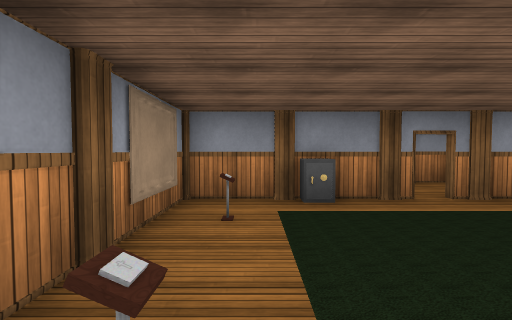
view 1 (above)

24 first-person views from a walk through a scene from a Unity 3-D project. The camera is 1.5 m above the floor, tilts 2° down and sees 90° across. The floor is counted in squares, 1.8 m on a side. Each view is taken from the middle of a square. On the plan, view 1 faces up. The plan holds only what a view shows up to about 10 squares ahead; the rest is blank. The player is left out. Door leaves are left out, so doorways stand open. Some surface patterns are stand-ins.

view 2
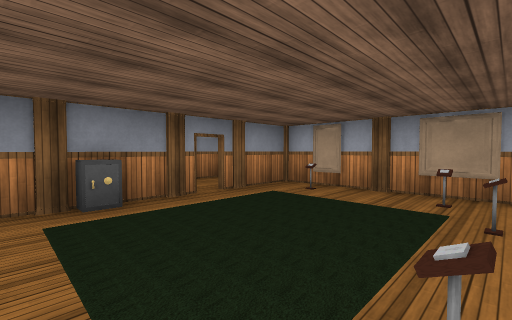

view 3
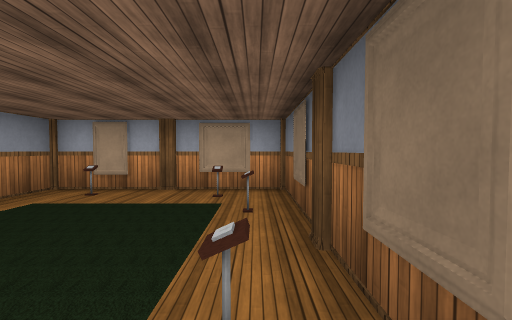

view 4
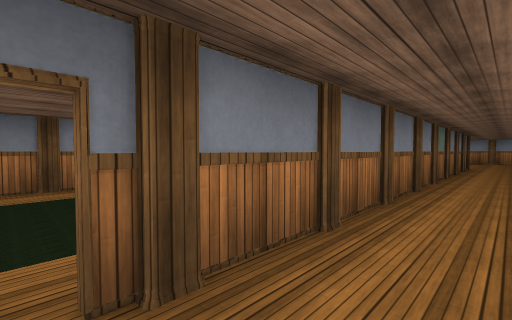

view 5
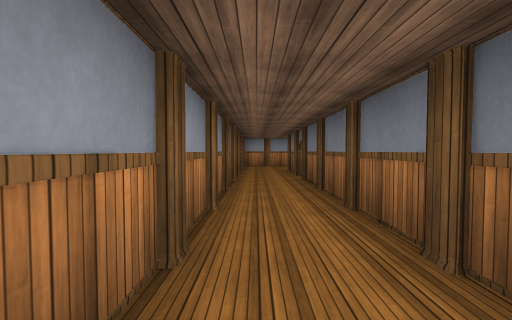

view 6
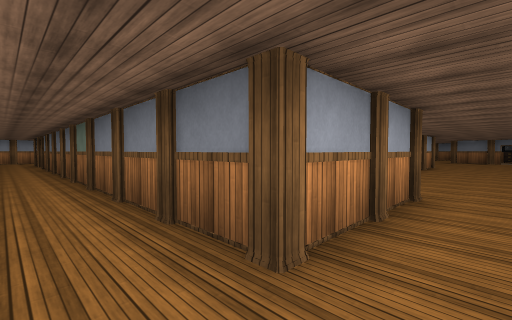

view 7
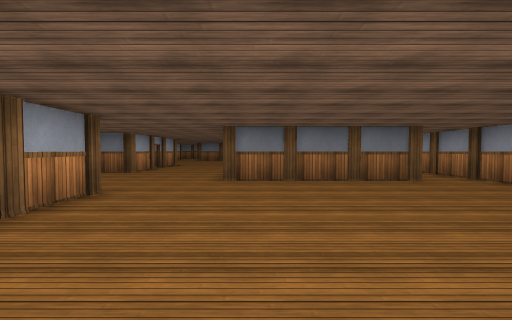

view 8
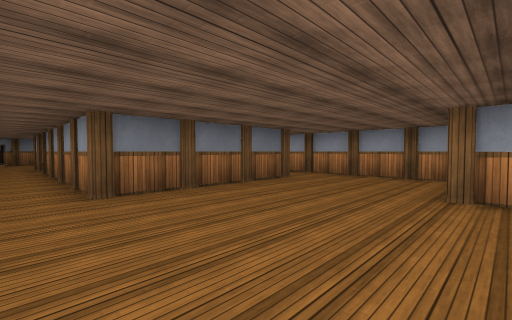

view 9
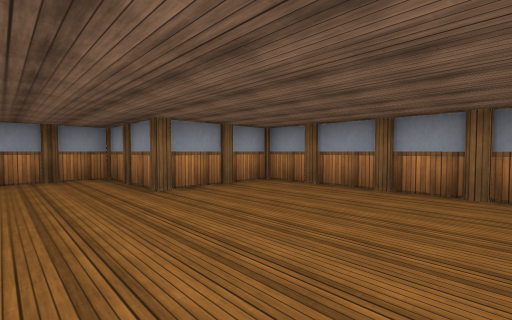

view 10
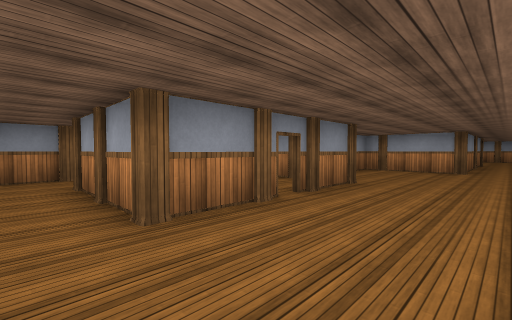

view 11
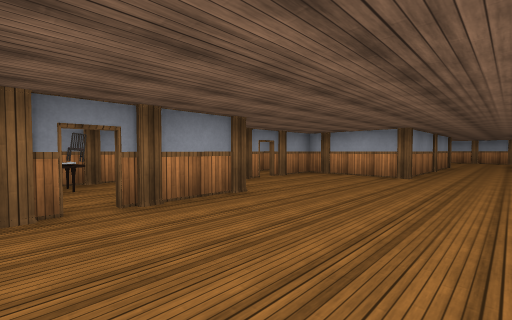

view 12
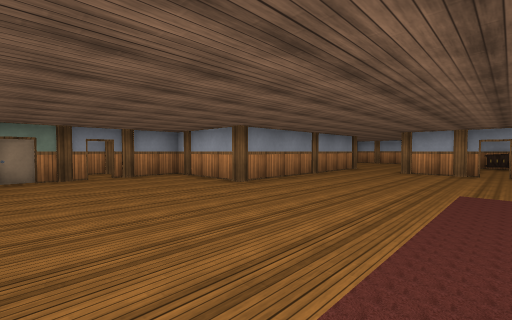

view 13
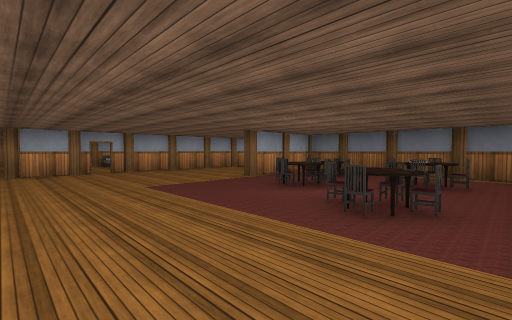

view 14
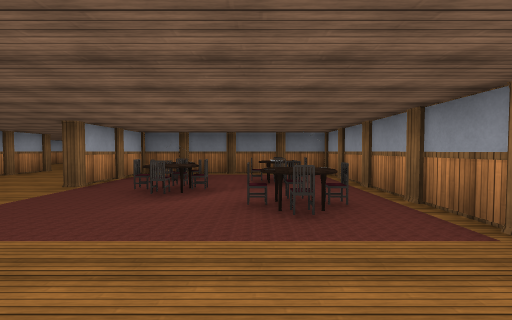

view 15
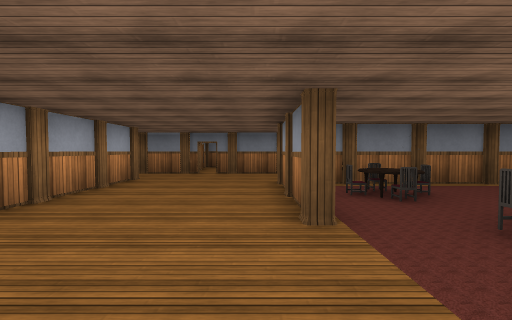

view 16
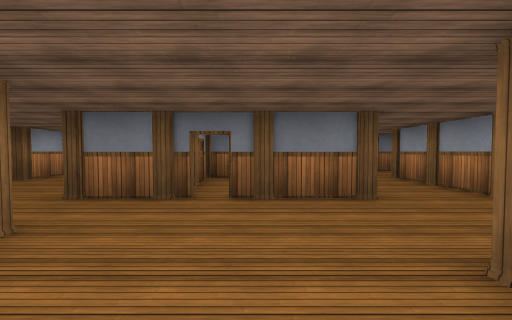

view 17
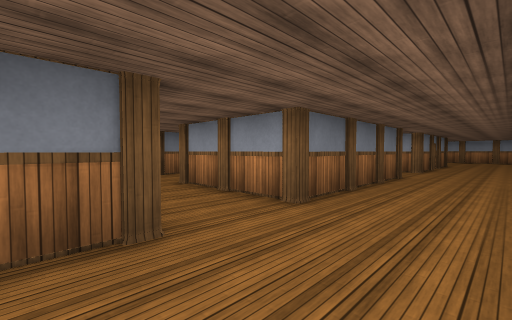

view 18
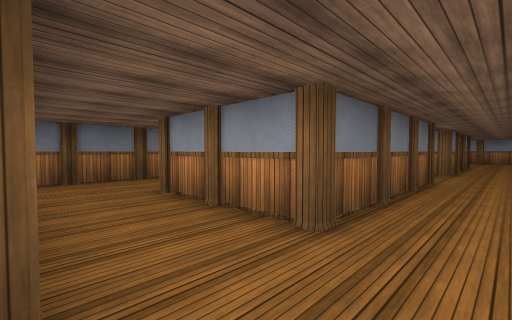

view 19
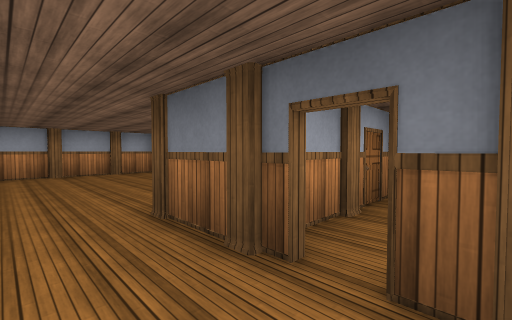

view 20
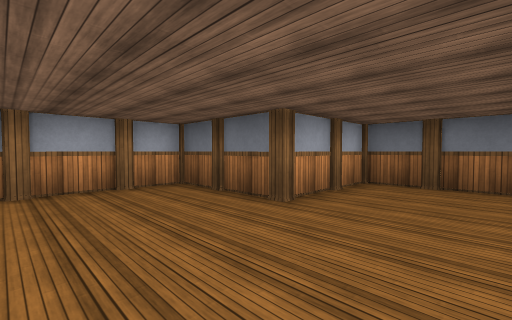

view 21
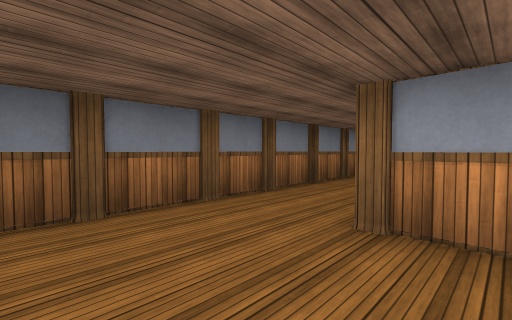

view 22
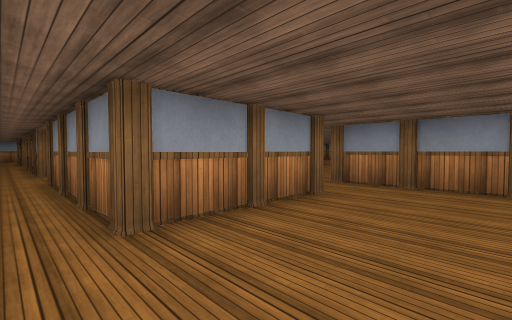

view 23
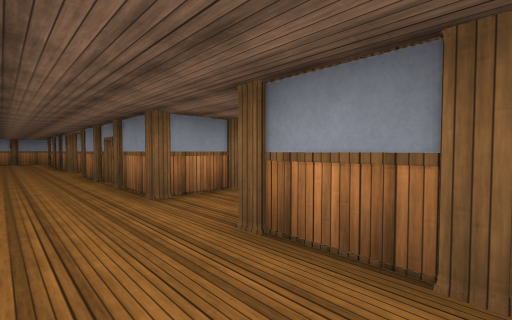

view 24
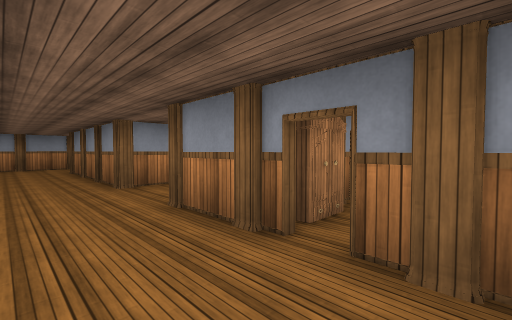

### Floor plan
Key: @ floor where view 1 was taken; # wall or solid block; . floor; D open door; = window, fence, low wall or low ledge; P pillar; C closet; A cabinet; O other object.
Columns run from 22 left of view 1 to 12 right of it. Each row starts with its distance up from view 1.
  7     PP#P#PP       #P#PP#P P
  6    #........................
  5    =P.....P#P#PP.P#P#PPPPDP#P
  4  ###......##OO. C#####.P.D..#
  3 P.P.P.....P  O.PCPDP##O....O#
  2 P.........#  ... ....P......P
  1 #.........P#PDPP#....#O....O#
  0 P....................#@O..O.#
 -1 #..P# P#P............P##P###P
 -2 P..    ##..................
 -3 P.      P..................P
 -4 #       P...P#  ...........
 -5         #...   P...........P
 -6         P...    .O.........P
 -7          ..    P. O........
 -8         P.     #...  .....
 -9         D.     P.O..O.P....
-10                #.  ..O#....P
-11                P.O..OOP....#
-12                #####O##....P
-13           .....O.P.P.PP....P  #
-14          ...................P.....#
-15          .##.....####...P.P.......P
-16           P P.P P#P#P.P PD P......#
-17                 #   P.   .##......P
-18             #.  A.  #.  P.# ...PP.P
-19       .PP P#P.P PDP#P.P#  PP...###
-20      ..........................P
-21      ..........................#
-22                   #P#P#PP#PP#P#P

Where each view was taken, in squares from view 1:
view 1: 0 up, 0 right, facing up
view 2: 0 up, 0 right, facing up-right
view 3: 0 up, 0 right, facing right
view 4: 6 up, 3 right, facing down-left
view 5: 6 up, 5 left, facing right
view 6: 6 up, 13 left, facing down-right
view 7: 6 up, 15 left, facing down
view 8: 4 up, 13 left, facing down-left
view 9: 1 up, 13 left, facing up-left
view 10: 2 down, 13 left, facing up-right
view 11: 3 down, 10 left, facing up-right
view 12: 6 down, 6 left, facing up-right
view 13: 3 down, 6 left, facing down-right
view 14: 3 down, 4 left, facing down
view 15: 6 down, 1 right, facing down
view 16: 11 down, 2 right, facing down
view 17: 13 down, 1 right, facing down-left
view 18: 14 down, 0 right, facing down-left
view 19: 14 down, 2 right, facing down-right
view 20: 15 down, 6 right, facing down-right
view 21: 18 down, 8 right, facing down-left
view 22: 20 down, 8 right, facing up-left
view 23: 21 down, 2 right, facing up-left
view 24: 21 down, 4 left, facing up-left
